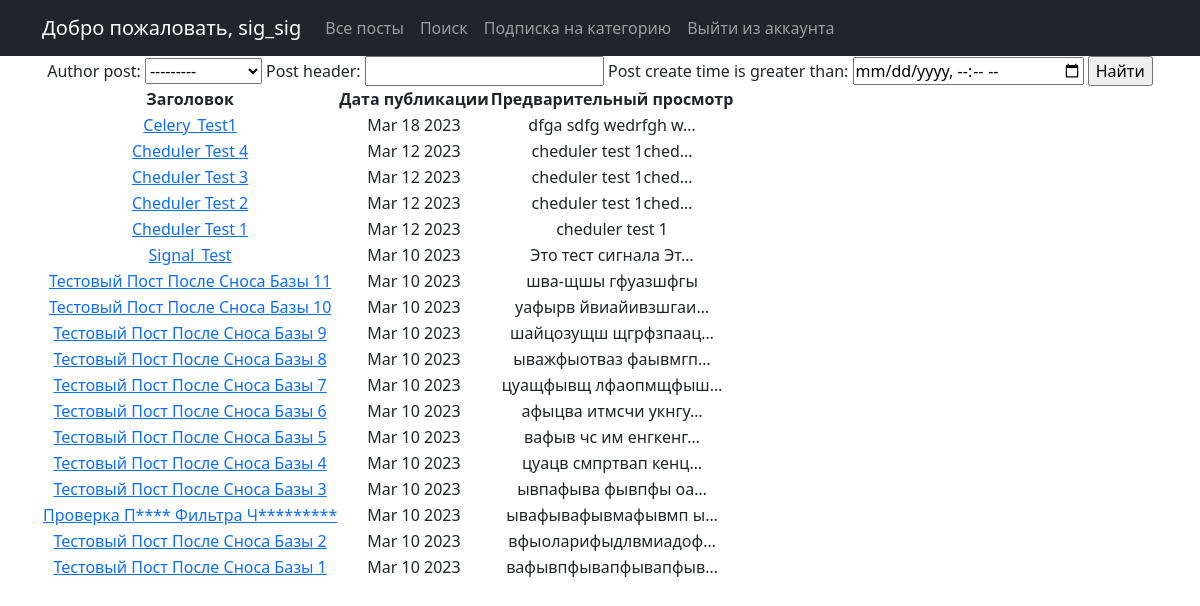
The page /posts/search/ (signed in) on the database its author committed.
### news/models.py (models this page shows, shortened)
class Author(models.Model):
    author = models.OneToOneField(User, on_delete=models.CASCADE, unique=True)
    author_rating = models.IntegerField(default=0)
    def __str__(self): #Метод для очеловечивания вывода из БД
        return '{}'.format(self.author.username) #Форматирование строк - защита от SQL инъекций
    class Meta:           #Класс для удобства админки
        verbose_name = 'Автор'
        verbose_name_plural = 'Авторы'

class Post(models.Model):
    news = 'NE'
    article = 'AR'
    POSITIONS = [
        (news, 'Новость'),
        (article, 'Статья'),
    ]
    author_post = models.ForeignKey(Author, on_delete=models.CASCADE)
    type_choice = models.CharField(max_length=2, choices=POSITIONS, default=news)
    post_create_time = models.DateTimeField(auto_now_add=True)
    post_category = models.ManyToManyField(Category, through='PostCategory')
    post_header = models.CharField(max_length=128)
    post_text = models.TextField()
    post_rating = models.IntegerField(default=0)
    class Meta:
        verbose_name = 'Пост'
        verbose_name_plural = 'Посты'

### news/views.py (the view)
# urls.py: path('search/', PostSearch.as_view(), name='posts_search'),
class PostSearch(ListView):
    model = Post
    template_name = 'post_search.html'
    context_object_name = 'post_search'
    queryset = Post.objects.all().values().order_by('-id')
    paginate_by = 10
    form_class = PostSearchForm
    def get_context_data(self, **kwargs):
        context = super().get_context_data(**kwargs) #Забираем отфильтрованные объекты
        context['filter'] = PostFilter(self.request.GET, queryset=self.get_queryset()) #вписываем фильтр в контекст
        context['categories'] = Post.objects.all()
        context['form'] = PostSearchForm()
        return context

### news/forms.py
class PostSearchForm(ModelForm):
    class Meta:
        model = Post
        fields = ['post_header', 'post_category', 'author_post', 'post_text']

### news/templatetags/custom_filters.py (called while the page is built)
@register.filter()
def censor(value):
    arg = ['путин', 'сука', 'черномазый', 'Путин', 'Сука', 'Черномазый']
    slova = value.split(' ')
    for censura in arg:
        for (index, slovo) in enumerate(slova):
            if slovo == censura:
                slova[index] = slovo[0] + ('*' * (len(slovo) - 1))
    return ' '.join(slova)

### templates/post_search.html (shortened to what this page needs)
{% extends 'flatpages/default.html' %}
{% load custom_filters %}
{% load custom_tags %}
{% block content %}
     <form method="GET">
            {{ filter.form }}
            <input type="submit" value="Найти">
        </form>
            <table>
                <thead>
                   <th>Заголовок</th>
                   <th>Дата публикации</th>
                   <th>Предварительный просмотр</th>
                </thead>
                {% for posts in filter.qs %}
                    <tr>
                        <td>
                            <a href="{% url 'post_detail' posts.id %}">{{ posts.post_header|title|censor }}</a>
                        </td>
                        <td>{{ posts.post_create_time|date:'M d Y' }}</td>
                        <td>{{ posts.post_text|truncatechars:20|censor }}</td>
                    </tr>
                {% endfor %}
            </table>
{% endblock content %}

### templates/flatpages/default.html (shortened to what this page needs)
<!DOCTYPE html>
<html lang="en">
    <head>
        {% load static %}
        <link href="{% static 'css/styles.css' %}" rel="stylesheet" />
    </head>
    <body>
    <nav class="navbar navbar-expand-lg navbar-dark bg-dark static-top">
       <div class="container">
           <a class="navbar-brand" href="/posts/">Добро пожаловать, {{ request.user.username }}</a>
           <div class="collapse navbar-collapse" id="navbarResponsive">
               <ul class="navbar-nav ml-auto">
                       <li class="nav-item">
                        <a class="nav-link" href="/posts/">Все посты</a>
                      </li>
                      <li>
                         <a class="nav-link" href="/posts/search">Поиск</a>
                      </li>
                      <li>
                         <a class="nav-link" href="/posts/subscriptions">Подписка на категорию</a>
                      </li>
                      <li>
                          <a class="nav-link" href="/accounts/logout/">Выйти из аккаунта</a>
                      </li>
               </ul>
           </div>
       </div>
    </nav>
        <div class="container">
            <div class="row">
                <div class="col-lg-12 text-center">
                    {% block content %}{% endblock content %}
                </div>
            </div>
    </div>
    </body>
</html>

### rows shown on the page
Author: author "---------"
Post: post_header|censor "Celery_Test1", post_create_time "Mar 18 2023", post_text|censor "dfga sdfg wedrfgh w…"
Post: post_header|censor "Cheduler Test 4", post_create_time "Mar 12 2023", post_text|censor "cheduler test 1ched…"
Post: post_header|censor "Cheduler Test 3", post_create_time "Mar 12 2023", post_text|censor "cheduler test 1ched…"
Post: post_header|censor "Cheduler Test 2", post_create_time "Mar 12 2023", post_text|censor "cheduler test 1ched…"
Post: post_header|censor "Cheduler Test 1", post_create_time "Mar 12 2023", post_text|censor "cheduler test 1"
Post: post_header|censor "Signal_Test", post_create_time "Mar 10 2023", post_text|censor "Это тест сигнала Эт…"
Post: post_header|censor "Тестовый Пост После Сноса Базы 11", post_create_time "Mar 10 2023", post_text|censor "шва-щшы гфуазшфгы"
Post: post_header|censor "Тестовый Пост После Сноса Базы 10", post_create_time "Mar 10 2023", post_text|censor "уафырв йвиайивзшгаи…"
Post: post_header|censor "Тестовый Пост После Сноса Базы 9", post_create_time "Mar 10 2023", post_text|censor "шайцозущш щгрфзпаац…"
Post: post_header|censor "Тестовый Пост После Сноса Базы 8", post_create_time "Mar 10 2023", post_text|censor "ыважфыотваз фаывмгп…"
Post: post_header|censor "Тестовый Пост После Сноса Базы 7", post_create_time "Mar 10 2023", post_text|censor "цуащфывщ лфаопмщфыш…"
Post: post_header|censor "Тестовый Пост После Сноса Базы 6", post_create_time "Mar 10 2023", post_text|censor "афыцва итмсчи укнгу…"
Post: post_header|censor "Тестовый Пост После Сноса Базы 5", post_create_time "Mar 10 2023", post_text|censor "вафыв чс им енгкенг…"
Post: post_header|censor "Тестовый Пост После Сноса Базы 4", post_create_time "Mar 10 2023", post_text|censor "цуацв смпртвап кенц…"
Post: post_header|censor "Тестовый Пост После Сноса Базы 3", post_create_time "Mar 10 2023", post_text|censor "ывпафыва фывпфы оа…"
Post: post_header|censor "Проверка П**** Фильтра Ч*********", post_create_time "Mar 10 2023", post_text|censor "ывафывафывмафывмп ы…"
Post: post_header|censor "Тестовый Пост После Сноса Базы 2", post_create_time "Mar 10 2023", post_text|censor "вфыоларифыдлвмиадоф…"
Post: post_header|censor "Тестовый Пост После Сноса Базы 1", post_create_time "Mar 10 2023", post_text|censor "вафывпфывапфывапфыв…"

### other values the page prints
{{ request.user.username }} "sig_sig"
